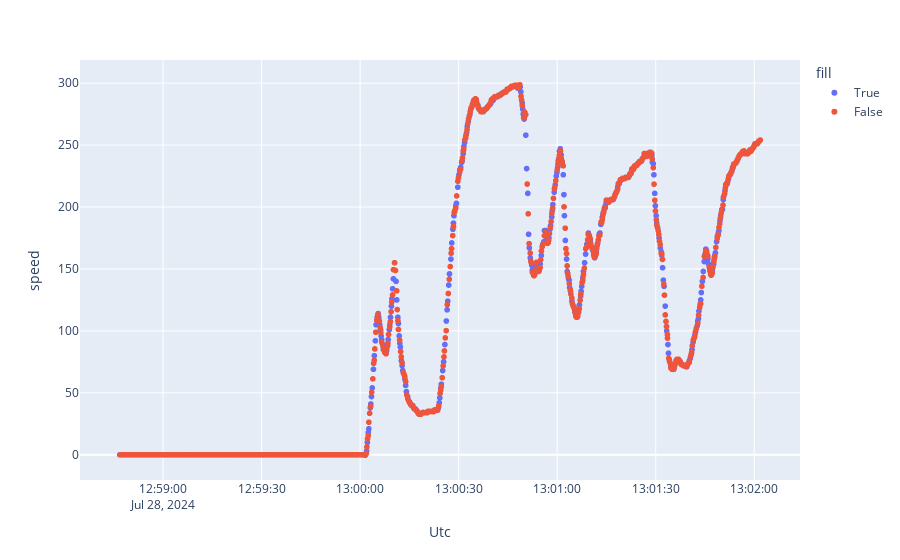

The cell this chart's notebook holds for it:
### Code cell
df_44["speed"] = df_44.reset_index()["speed"].astype(float).interpolate(method = "polynomial", order = 2).values
df_temp = df_44.iloc[22000:23500]
df_temp["fill"] = df_temp["DriverNo_pos"].isnull()
px.scatter(df_temp, x = df_temp.index, y = "speed", color="fill")

### Figure 1 — Plotly figure (JSON) as saved in the notebook; plotly's stock layout.template omitted (floating-point values rounded to 4 significant figures; data arrays with more than 128 entries replaced by an {"elided": "..."} marker saying what was removed)
{"data": [{"hovertemplate": "fill=True<br>Utc=%{x}<br>speed=%{y}<extra></extra>", "legendgroup": "True", "marker": {"color": "#636efa", "symbol": "circle"}, "mode": "markers", "name": "True", "showlegend": true, "type": "scattergl", "x": {"elided": "732 str values"}, "xaxis": "x", "y": {"elided": "732 int values"}, "yaxis": "y"}, {"hovertemplate": "fill=False<br>Utc=%{x}<br>speed=%{y}<extra></extra>", "legendgroup": "False", "marker": {"color": "#EF553B", "symbol": "circle"}, "mode": "markers", "name": "False", "showlegend": true, "type": "scattergl", "x": {"elided": "768 str values"}, "xaxis": "x", "y": {"elided": "768 float values"}, "yaxis": "y"}], "layout": {"legend": {"title": {"text": "fill"}, "tracegroupgap": 0}, "margin": {"t": 60}, "xaxis": {"anchor": "y", "domain": [0, 1], "title": {"text": "Utc"}}, "yaxis": {"anchor": "x", "domain": [0, 1], "title": {"text": "speed"}}}}
